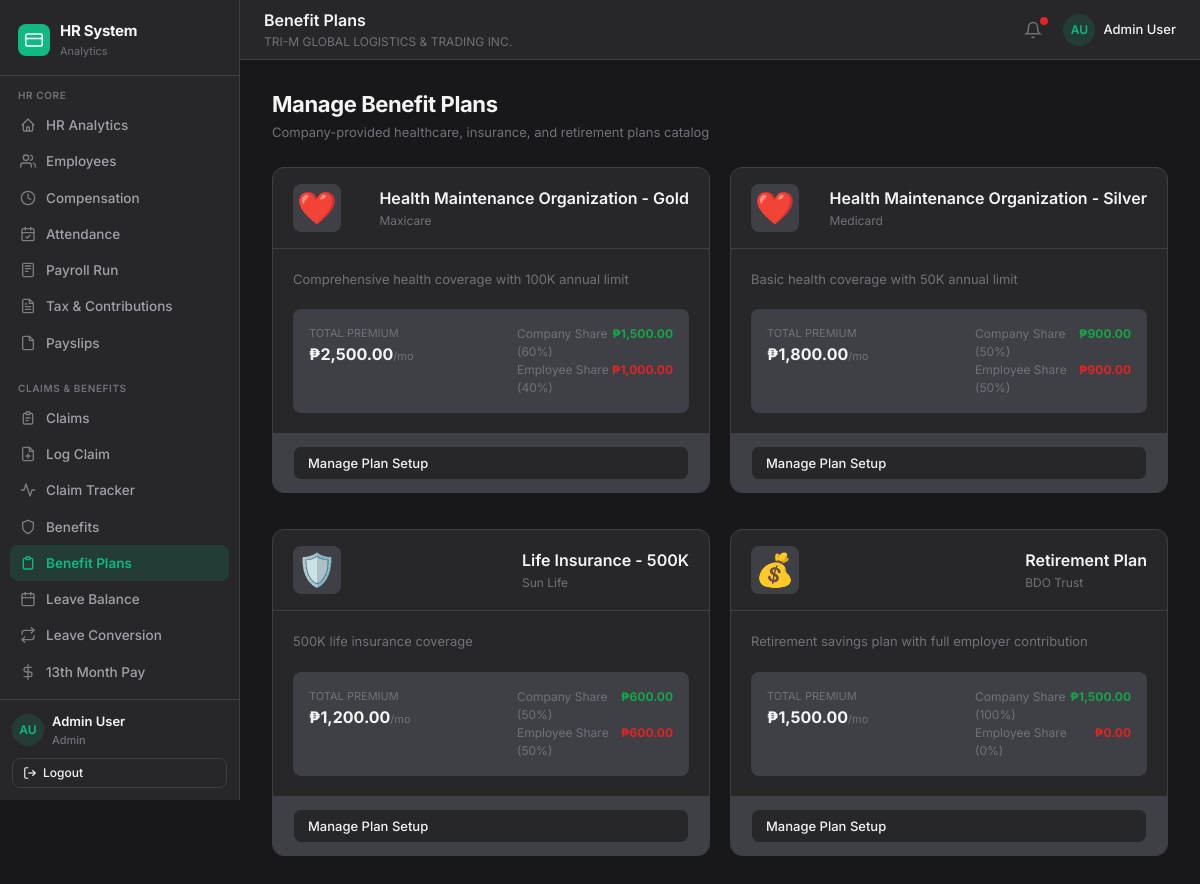
Screenshot of /pages/benefit_plans.php (signed in) with the database file from the repository.
### tables this page shows
CREATE TABLE IF NOT EXISTS benefit_plans (
  id              INT AUTO_INCREMENT PRIMARY KEY,
  plan_code       VARCHAR(30)   NOT NULL UNIQUE,
  plan_name       VARCHAR(200)  NOT NULL,
  plan_type       VARCHAR(50)   NOT NULL,
  provider        VARCHAR(100)  NOT NULL,
  monthly_premium DECIMAL(12,2) NOT NULL DEFAULT 0,
  employer_share  INT           NOT NULL DEFAULT 0,
  employee_share  INT           NOT NULL DEFAULT 0,
  description     TEXT          DEFAULT NULL,
  is_active       TINYINT(1)    NOT NULL DEFAULT 1
);

### includes/config.php (called while the page is built, shortened)
<?php
function formatCurrency(float $amount): string {
    return '₱' . number_format($amount, 2);
}

### pages/benefit_plans.php (the view, shortened to what this page needs)
<?php
require_once __DIR__ . '/../includes/config.php';
$pdo = getDB();
$plans = $pdo->query("SELECT * FROM benefit_plans ORDER BY id")->fetchAll();
include __DIR__ . '/../includes/header.php';
include __DIR__ . '/../includes/sidebar.php';
?>
<div class="app-main">
  <?php include __DIR__ . '/../includes/topbar.php'; ?>
  <div class="page-content">
    <div class="page-header">
      <div>
        <h1>Manage Benefit Plans</h1>
        <p>Company-provided healthcare, insurance, and retirement plans catalog</p>
      </div>
    </div>
    <div class="grid-2">
        <?php foreach($plans as $p):
            $icon = strpos(strtolower($p['plan_name']), 'hmo') !== false || strpos(strtolower($p['plan_name']), 'health') !== false ? '❤️' :
                    (strpos(strtolower($p['plan_name']), 'insurance') !== false ? '🛡️' : '💰');
            $eePct = 100 - $p['employer_share'];
            $eeAmt = $p['monthly_premium'] * ($eePct/100);
            $erAmt = $p['monthly_premium'] * ($p['employer_share']/100);
        ?>
        <div class="card mb-4" style="display:flex;flex-direction:column;">
            <div class="card-header flex items-center gap-4">
                <div style="font-size:32px;background:var(--surface-alt);width:48px;height:48px;display:flex;align-items:center;justify-content:center;border-radius:var(--radius);"><?= $icon ?></div>
                <div>
                    <h3 style="font-size:16px;color:var(--text-main);margin-bottom:2px;"><?= htmlspecialchars($p['plan_name']) ?></h3>
                    <div class="text-muted" style="font-size:12px;"><?= htmlspecialchars($p['provider']) ?></div>
                </div>
            </div>
            <div class="card-body" style="flex:1;">
                <p class="text-muted" style="margin-bottom:20px;font-size:13px;line-height:1.6;">
                    <?= htmlspecialchars($p['description']) ?>
                </p>
                <div class="grid-2" style="background:var(--surface-alt);padding:16px;border-radius:var(--radius);">
                    <div style="border-right:1px solid var(--border);padding-right:16px;">
                        <div class="text-muted mb-1" style="font-size:11px;text-transform:uppercase;">Total Premium</div>
                        <div class="font-bold text-main" style="font-size:16px;"><?= formatCurrency($p['monthly_premium']) ?><span style="font-size:11px;color:var(--text-muted);font-weight:normal;">/mo</span></div>
                    </div>
                    <div style="padding-left:16px;">
                        <div class="flex justify-between mb-2" style="font-size:12px;">
                            <span class="text-muted">Company Share (<?= $p['employer_share'] ?>%)</span>
                            <strong style="color:var(--success)"><?= formatCurrency($erAmt) ?></strong>
                        </div>
                        <div class="flex justify-between" style="font-size:12px;">
                            <span class="text-muted">Employee Share (<?= $eePct ?>%)</span>
                            <strong style="color:var(--danger)"><?= formatCurrency($eeAmt) ?></strong>
                        </div>
                    </div>
                </div>
            </div>
            <div class="card-footer">
                <button class="btn btn-secondary w-full" onclick="managePlan(<?= htmlspecialchars(json_encode($p)) ?>)">Manage Plan Setup</button>
            </div>
        </div>
        <?php endforeach; ?>
    </div>
  </div>
</div>
<?php include __DIR__ . '/../includes/footer.php'; ?>

### assets/css/style.css (style rules this page uses)
:root { --primary: #10b981; --primary-light: rgba(16, 185, 129, 0.15); --primary-dark: #059669; --bg: #18181b; --surface: #27272a; --surface-alt: #3f3f46; --border: #3f3f46; --border-light: #52525b; --text: #a1a1aa; --text-main: #f4f4f5; --text-muted: #71717a; --text-inv: #18181b; --success: #16a34a; --success-bg: #dcfce7; --warning: #d97706; --warning-bg: #fef3c7; --danger: #dc2626; --danger-bg: #fee2e2; --info: #0284c7; --info-bg: #e0f2fe; --sidebar-w: 240px; --header-h: 60px; --radius: 8px; --radius-lg: 12px; --shadow-sm: 0 1px 3px rgba(0,0,0,.06), 0 1px 2px rgba(0,0,0,.04); --shadow: 0 4px 12px rgba(0,0,0,.08); --shadow-lg: 0 8px 24px rgba(0,0,0,.12); --transition: all .2s ease; --font: 'Inter', system-ui, sans-serif; font-family: var(--font); font-size: 14px; line-height: 1.5; color: var(--text); background: var(--bg); -webkit-font-smoothing: antialiased; }
*, *::before, *::after { box-sizing: border-box; margin: 0; padding: 0; }
body { min-height: 100vh; }
button { cursor: pointer; font-family: inherit; }
.app-main { flex: 1; display: flex; flex-direction: column; min-width: 0; margin-left: var(--sidebar-w); transition: margin-left .25s ease; }
.page-content { padding: 28px 32px; flex: 1; }
.page-header { display: flex; align-items: flex-start; justify-content: space-between; margin-bottom: 24px; gap: 16px; }
.page-header h1 { font-size: 22px; font-weight: 700; color: var(--text-main); letter-spacing: -.4px; }
.page-header p { font-size: 13px; color: var(--text-muted); margin-top: 2px; }
.card { background: var(--surface); border: 1px solid var(--border); border-radius: var(--radius-lg); overflow: hidden; }
.card-header { display: flex; align-items: center; justify-content: space-between; padding: 16px 20px; border-bottom: 1px solid var(--border); }
.card-header h2, .card-header h3 { font-size: 14px; font-weight: 600; color: var(--text-main); }
.card-body { padding: 20px; }
.card-footer { padding: 12px 20px; border-top: 1px solid var(--border); background: var(--surface-alt); }
.btn { display: inline-flex; align-items: center; gap: 6px; padding: 8px 14px; font-size: 13px; font-weight: 500; border-radius: var(--radius); border: 1px solid transparent; transition: var(--transition); cursor: pointer; white-space: nowrap; }
.btn-secondary { background: var(--surface); color: var(--text-main); border-color: var(--border); }
.w-full { width: 100%; }
.flex { display: flex; }
.items-center { align-items: center; }
.justify-between { justify-content: space-between; }
.gap-4 { gap: 16px; }
.mb-4 { margin-bottom: 16px; }
.text-muted { color: var(--text-muted); font-size: 12px; }
.text-main { color: var(--text-main); }
.font-bold { font-weight: 700; }
.grid-2 { display: grid; grid-template-columns: 1fr 1fr; gap: 20px; }

### rows the page displays
benefit_plans: plan_name "❤️", plan_name "Health Maintenance Organization - Gold", provider "Maxicare", description "Comprehensive health coverage with 100K annual limit", monthly_premium "₱2,500.00", employer_share "60", formatCurrency($erAmt) "₱1,500.00", employer_share "40", formatCurrency($eeAmt) "₱1,000.00"
benefit_plans: plan_name "❤️", plan_name "Health Maintenance Organization - Silver", provider "Medicard", description "Basic health coverage with 50K annual limit", monthly_premium "₱1,800.00", employer_share "50", formatCurrency($erAmt) "₱900.00", formatCurrency($eeAmt) "₱900.00"
benefit_plans: plan_name "🛡️", plan_name "Life Insurance - 500K", provider "Sun Life", description "500K life insurance coverage", monthly_premium "₱1,200.00", employer_share "50", formatCurrency($erAmt) "₱600.00", formatCurrency($eeAmt) "₱600.00"
benefit_plans: plan_name "💰", plan_name "Retirement Plan", provider "BDO Trust", description "Retirement savings plan with full employer contribution", monthly_premium "₱1,500.00", employer_share "100", formatCurrency($erAmt) "₱1,500.00", employer_share "0", formatCurrency($eeAmt) "₱0.00"

### other values shown
$section "HR CORE"
$item['label'] "HR Analytics"
$item['label'] "Employees"
$item['label'] "Compensation"
$item['label'] "Attendance"
$item['label'] "Payroll Run"
$item['label'] "Tax & Contributions"
$item['label'] "Payslips"
$section "CLAIMS & BENEFITS"
$item['label'] "Claims"
$item['label'] "Log Claim"
$item['label'] "Claim Tracker"
$item['label'] "Benefits"
$item['label'] "Benefit Plans"
$item['label'] "Leave Balance"
